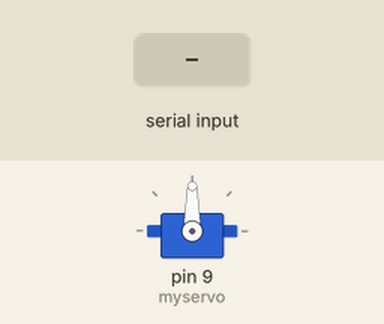
Bench run of a sketch on a simulated Arduino Uno, built with avr-gcc and run on an emulated ATmega328P. Shown: servo. The inputs (shaded band) are chosen by the test bench.

Above: at 1.2 s.
1.3 s: byte 30 received over Serial
At 2.3 s:
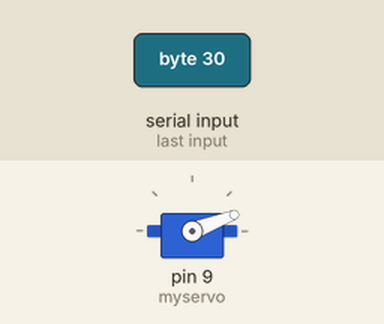
2.8 s: byte 90 received over Serial
At 3.5 s:
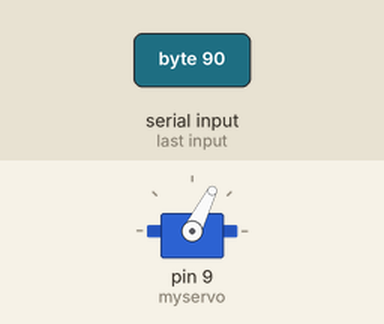
Timing chart, 0 to 5.8 s (numbered marks = the images above; inputs shaded):
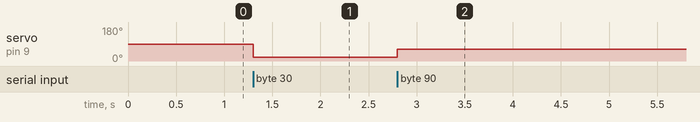

Measured:
- after the input at 1.3 s, servo on pin 9 (myservo): 90° → 21° at once
- after the input at 2.8 s, servo on pin 9 (myservo): 21° → 63° at once

The sketch:

YSFH_Arduino_Servo_02.ino
```cpp
//########################################
//  Servo Program for Arduino
//  Keio University Westlab 2012.11

//  Sets servo angle according to data received.
//########################################

#include <Servo.h>

Servo myservo;
int data;

void setup(){
  myservo.attach(9);
  Serial.begin(9600);
}

void loop(){
  //***** When Data Received *****
  if (Serial.available() > 0) {
    data = Serial.read();
    data = data / 255.0 * 180.0;
    //** set servo angle **
    myservo.write(data);
  }
}
```
